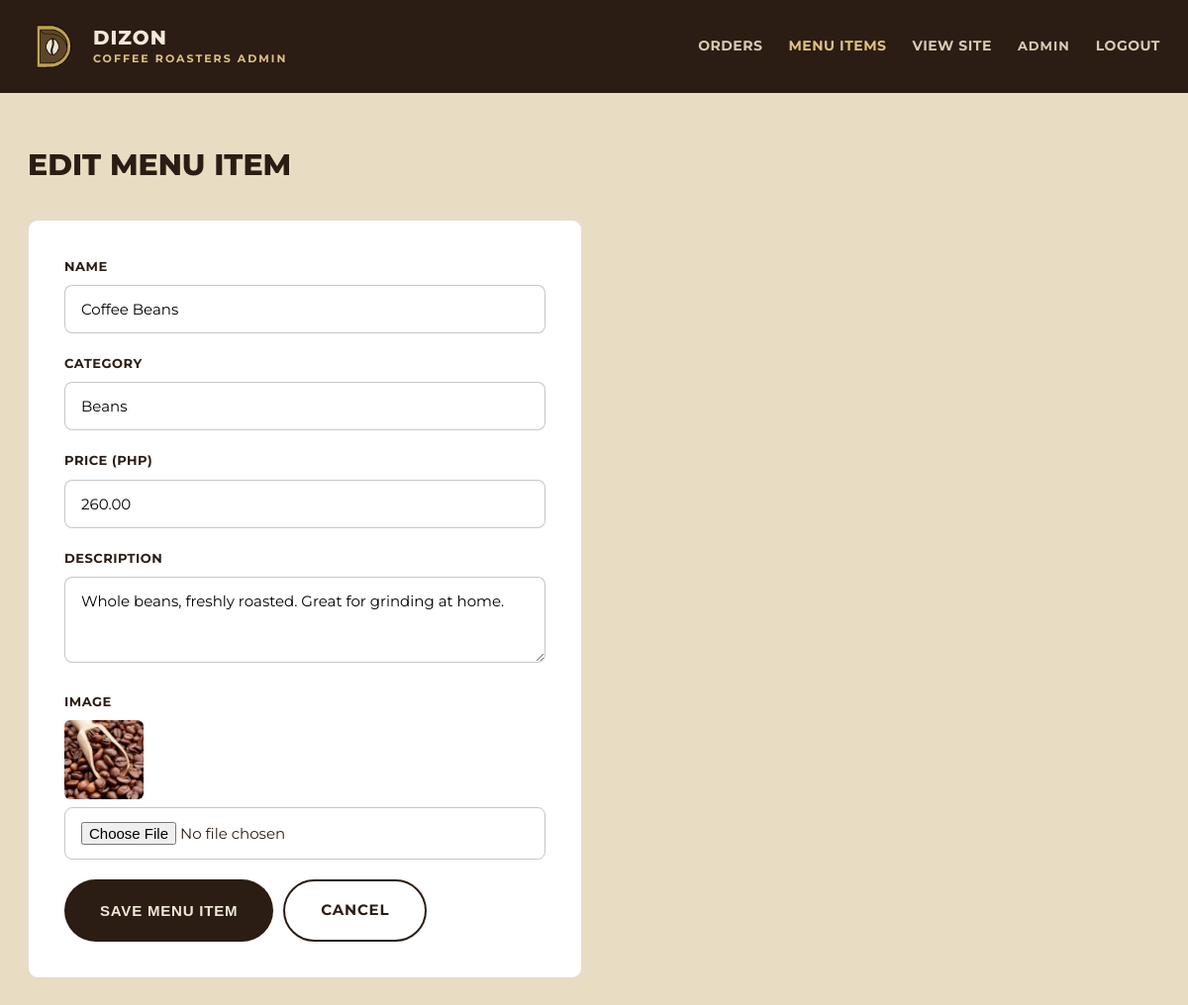
Screenshot of /admin/menu_form.php?id=4 (signed in) with the database file from the repository.
### tables this page shows
CREATE TABLE IF NOT EXISTS menu_items (
    id INT AUTO_INCREMENT PRIMARY KEY,
    name VARCHAR(100) NOT NULL,
    description VARCHAR(255) DEFAULT NULL,
    price DECIMAL(10,2) NOT NULL,
    category VARCHAR(50) NOT NULL,
    image VARCHAR(255) DEFAULT NULL,
    created_at TIMESTAMP NOT NULL DEFAULT CURRENT_TIMESTAMP
);

### includes/functions.php (called while the page is built, shortened)
<?php
function e($string) {
    return htmlspecialchars($string ?? '', ENT_QUOTES, 'UTF-8');
}

### admin/menu_form.php (the view, shortened to what this page needs)
<?php
require_once __DIR__ . '/../config/config.php';
require_once __DIR__ . '/../includes/functions.php';
$id = (int) ($_GET['id'] ?? 0);
$item = ['name' => '', 'description' => '', 'price' => '', 'category' => '', 'image' => ''];
if ($id > 0) {
    $stmt = $pdo->prepare('SELECT * FROM menu_items WHERE id = ?');
    $stmt->execute([$id]);
    $found = $stmt->fetch();
    $item = $found;
}
require_once __DIR__ . '/../includes/admin_header.php';
?>
<h1><?= $id > 0 ? 'Edit' : 'Add' ?> Menu Item</h1>
<div class="card" style="max-width: 560px;">
    <form method="POST" enctype="multipart/form-data">
        <div class="form-group">
            <label for="name">Name</label>
            <input type="text" id="name" name="name" required value="<?= e($item['name']) ?>">
        </div>
        <div class="form-group">
            <label for="category">Category</label>
            <input type="text" id="category" name="category" required value="<?= e($item['category']) ?>" placeholder="e.g. Coffee, Cold Brew, Beans">
        </div>
        <div class="form-group">
            <label for="price">Price (PHP)</label>
            <input type="number" id="price" name="price" step="0.01" min="0" required value="<?= e($item['price']) ?>">
        </div>
        <div class="form-group">
            <label for="description">Description</label>
            <textarea id="description" name="description" rows="3"><?= e($item['description']) ?></textarea>
        </div>
        <div class="form-group">
            <label for="image">Image</label>
            <?php if (!empty($item['image'])): ?>
                <img src="<?= BASE_URL ?>/<?= e($item['image']) ?>" alt="" style="width:80px; height:80px; object-fit:cover; border-radius:6px; margin-bottom:8px;">
            <?php endif; ?>
            <input type="file" id="image" name="image" accept=".jpg,.jpeg,.png,.webp">
        </div>
        <div class="actions">
            <button type="submit" class="btn btn--dark">Save Menu Item</button>
            <a href="<?= BASE_URL ?>/admin/menu.php" class="btn btn--outline-dark">Cancel</a>
        </div>
    </form>
</div>
<?php require_once __DIR__ . '/../includes/admin_footer.php'; ?>

### assets/css/style.css (style rules this page uses)
:root { --cream: #F1E9D8; --cream-2: #E8DDC2; --brown-dark: #2B1D14; --brown: #4A3323; --brown-light: #6B4E36; --gold: #C9A24B; --gold-light: #DEC183; --text-dark: #2B1D14; --white: #FFFFFF; --danger: #A33B2E; --success: #3B6B3B; --radius: 10px; --font: 'Montserrat', 'Segoe UI', Arial, sans-serif; }
* { box-sizing: border-box; }
body { margin: 0; font-family: var(--font); font-size: 16px; font-weight: 500; color: var(--text-dark); background: var(--cream); line-height: 1.65; }
img { max-width: 100%; display: block; }
a { color: inherit; text-decoration: none; }
h1, h2, h3, h4 { margin: 0 0 14px; font-family: var(--font); font-weight: 800; }
.btn { display: inline-block; border: none; cursor: pointer; padding: 17px 36px; border-radius: 999px; font-weight: 700; font-size: 15px; letter-spacing: 0.8px; text-transform: uppercase; text-align: center; transition: transform 0.15s ease, background-color 0.15s ease; }
.btn--dark { background: var(--brown-dark); color: var(--cream); }
.btn--outline-dark { background: transparent; border: 2px solid var(--brown-dark); color: var(--brown-dark); }
.card { background: var(--white); border: 1px solid rgba(43,29,20,0.15); border-radius: var(--radius); padding: 36px; }
.form-group { margin-bottom: 20px; }
.form-group label { display: block; margin-bottom: 8px; font-weight: 700; font-size: 13px; text-transform: uppercase; letter-spacing: 0.5px; }
.form-group input, .form-group select, .form-group textarea { width: 100%; padding: 14px 16px; border: 1px solid rgba(43,29,20,0.25); border-radius: 8px; font-size: 15px; font-family: inherit; }
.form-group textarea { resize: vertical; }
.admin-body { background: var(--cream-2); }
.admin-main h1 { text-transform: uppercase; margin-bottom: 30px; font-size: 30px; }
.actions { display: flex; gap: 10px; }

### rows the page displays
menu_items: name "Coffee Beans", category "Beans", price "260.00", description "Whole beans, freshly roasted. Great for grinding at home.", image (picture)
